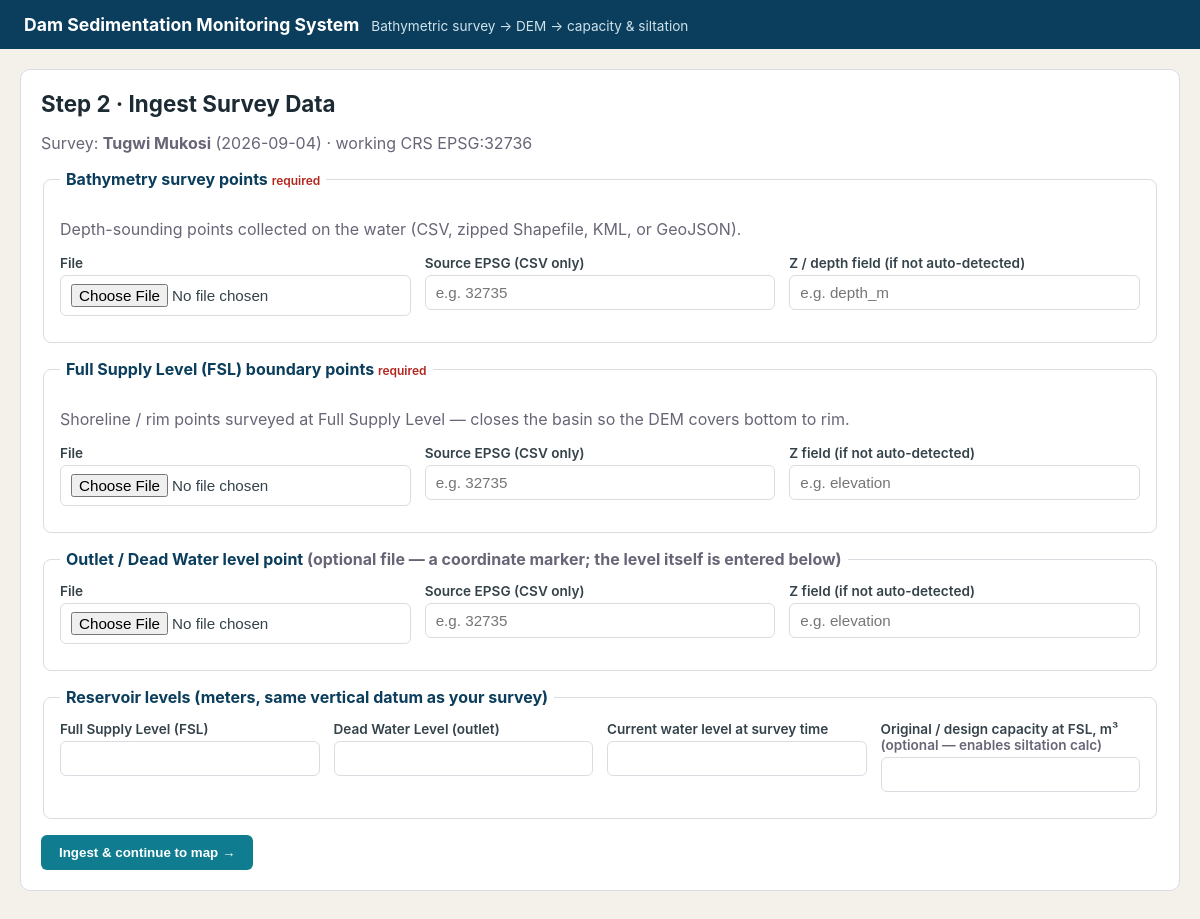
The app's page /upload/1 with its own data.
### tables this page shows
CREATE TABLE surveys (
            id INTEGER PRIMARY KEY AUTOINCREMENT,
            dam_name TEXT NOT NULL,
            survey_date TEXT NOT NULL,
            crs_epsg INTEGER NOT NULL DEFAULT 4326,
            fsl_elevation REAL,
            dead_water_elevation REAL,
            current_water_elevation REAL,
            original_design_capacity_m3 REAL,
            status TEXT NOT NULL DEFAULT 'team',
            created_at TEXT NOT NULL
        );

### app.py (the view, shortened to what this page needs)
@app.route("/upload/<int:survey_id>", methods=["GET", "POST"])
def upload(survey_id):
    survey = db.get_survey(survey_id)
    if not survey:
        return "Survey not found", 404
    if request.method == "GET":
        datasets = db.get_datasets(survey_id)
        return render_template("upload.html", survey=survey, datasets=datasets, errors=[])

### db.py (called while the page is built)
def get_conn():
    conn = sqlite3.connect(DB_PATH)
    conn.row_factory = sqlite3.Row
    conn.execute("PRAGMA foreign_keys = ON")
    return conn

def get_survey(survey_id):
    conn = get_conn()
    row = conn.execute("SELECT * FROM surveys WHERE id=?", (survey_id,)).fetchone()
    conn.close()
    return dict(row) if row else None

def get_datasets(survey_id):
    conn = get_conn()
    rows = conn.execute("SELECT * FROM datasets WHERE survey_id=? ORDER BY id", (survey_id,)).fetchall()
    conn.close()
    return [dict(r) for r in rows]

### templates/upload.html (shortened to what this page needs)
{% extends "base.html" %}
{% block content %}
<div class="card">
  <h1>Step 2 &middot; Ingest Survey Data</h1>
  <p class="muted">Survey: <strong>{{ survey.dam_name }}</strong> ({{ survey.survey_date }}) &middot;
     working CRS EPSG:{{ survey.crs_epsg }}</p>
  <form method="POST" enctype="multipart/form-data">
    <fieldset>
      <legend>Bathymetry survey points <span class="req">required</span></legend>
      <p class="muted">Depth-sounding points collected on the water (CSV, zipped Shapefile, KML, or GeoJSON).</p>
      <div class="grid-3">
        <label>File
          <input type="file" name="bathymetry_file" accept=".csv,.zip,.kml,.geojson,.json">
        </label>
        <label>Source EPSG (CSV only)
          <input type="number" name="bathymetry_file_source_epsg" placeholder="e.g. 32735">
        </label>
        <label>Z / depth field (if not auto-detected)
          <input type="text" name="bathymetry_file_zfield" placeholder="e.g. depth_m">
        </label>
      </div>
    </fieldset>
    <fieldset>
      <legend>Full Supply Level (FSL) boundary points <span class="req">required</span></legend>
      <p class="muted">Shoreline / rim points surveyed at Full Supply Level — closes the basin so the DEM covers bottom to rim.</p>
      <div class="grid-3">
        <label>File
          <input type="file" name="fsl_file" accept=".csv,.zip,.kml,.geojson,.json">
        </label>
        <label>Source EPSG (CSV only)
          <input type="number" name="fsl_file_source_epsg" placeholder="e.g. 32735">
        </label>
        <label>Z field (if not auto-detected)
          <input type="text" name="fsl_file_zfield" placeholder="e.g. elevation">
        </label>
      </div>
    </fieldset>
    <fieldset>
      <legend>Outlet / Dead Water level point <span class="muted">(optional file — a coordinate marker; the level itself is entered below)</span></legend>
      <div class="grid-3">
        <label>File
          <input type="file" name="dwl_file" accept=".csv,.zip,.kml,.geojson,.json">
        </label>
        <label>Source EPSG (CSV only)
          <input type="number" name="dwl_file_source_epsg" placeholder="e.g. 32735">
        </label>
        <label>Z field (if not auto-detected)
          <input type="text" name="dwl_file_zfield" placeholder="e.g. elevation">
        </label>
      </div>
    </fieldset>
    <fieldset>
      <legend>Reservoir levels (meters, same vertical datum as your survey)</legend>
      <div class="grid-4">
        <label>Full Supply Level (FSL)
          <input type="number" step="any" name="fsl_elevation" value="{{ survey.fsl_elevation or '' }}" required>
        </label>
        <label>Dead Water Level (outlet)
          <input type="number" step="any" name="dead_water_elevation" value="{{ survey.dead_water_elevation or '' }}" required>
        </label>
        <label>Current water level at survey time
          <input type="number" step="any" name="current_water_elevation" value="{{ survey.current_water_elevation or '' }}" required>
        </label>
        <label>Original / design capacity at FSL, m&sup3; <span class="muted">(optional — enables siltation calc)</span>
          <input type="number" step="any" name="original_design_capacity_m3" value="{{ survey.original_design_capacity_m3 or '' }}">
        </label>
      </div>
    </fieldset>
    <div class="form-actions">
      <button type="submit" class="btn btn-primary">Ingest &amp; continue to map &rarr;</button>
    </div>
  </form>
</div>
{% endblock %}

### static/css/style.css (style rules this page uses)
:root { --navy: #0b3d5c; --teal: #0f7d8f; --sand: #f4f1ea; --ink: #1c2b33; --line: #d9dde1; --danger: #b3261e; }
* { box-sizing: border-box; }
body { margin: 0; font-family: -apple-system, Segoe UI, Roboto, Helvetica, Arial, sans-serif; background: var(--sand); color: var(--ink); }
.card { background: #fff; border: 1px solid var(--line); border-radius: 10px; padding: 20px; margin-bottom: 18px; }
h1 { font-size: 1.4rem; margin: 0 0 8px; }
.muted { color: #667; }
.req { color: var(--danger); font-size: 0.75rem; font-weight: 600; }
label { display: block; font-size: 0.85rem; font-weight: 600; margin-bottom: 12px; color: #34424a; }
input, select { width: 100%; padding: 8px 10px; margin-top: 4px; border: 1px solid var(--line); border-radius: 6px; font-size: 0.95rem; font-weight: 400; }
.grid-3 { display: grid; grid-template-columns: 1fr 1fr 1fr; gap: 14px; }
.grid-4 { display: grid; grid-template-columns: 1fr 1fr 1fr 1fr; gap: 14px; }
fieldset { border: 1px solid var(--line); border-radius: 8px; margin-bottom: 16px; padding: 14px 16px; }
legend { font-weight: 700; color: var(--navy); padding: 0 6px; }
.btn { display: inline-block; border: none; border-radius: 6px; padding: 10px 18px; font-weight: 600; cursor: pointer; text-decoration: none; }
.btn-primary { background: var(--teal); color: #fff; }
.form-actions { margin-top: 16px; }

### records on screen
surveys: dam_name "Tugwi Mukosi", survey_date "2026-09-04", crs_epsg "32736"
